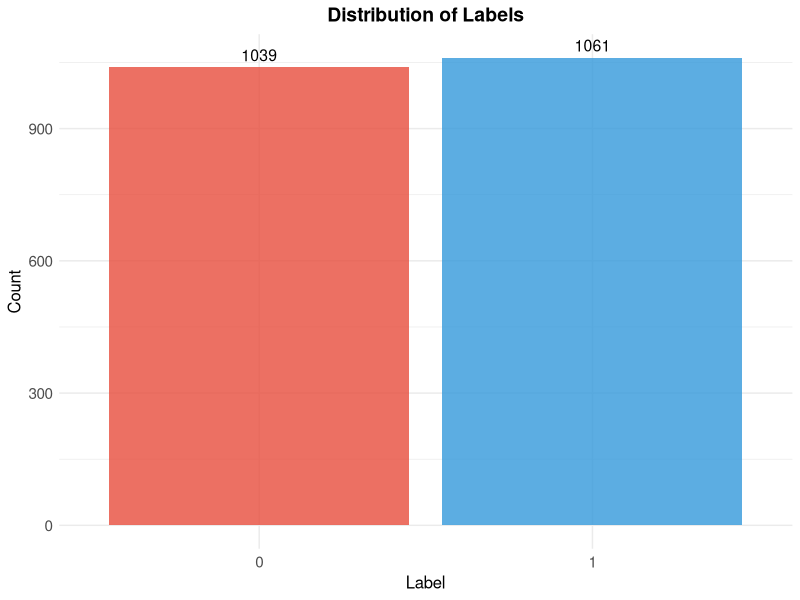
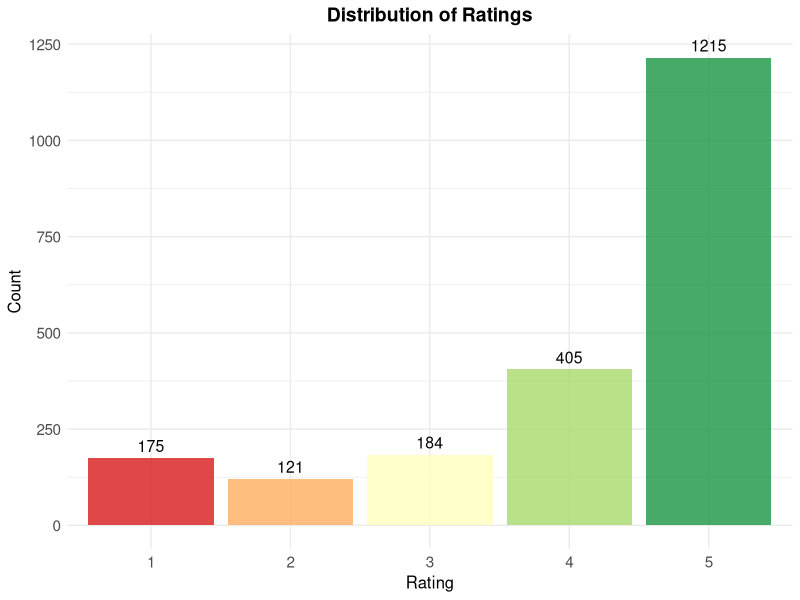
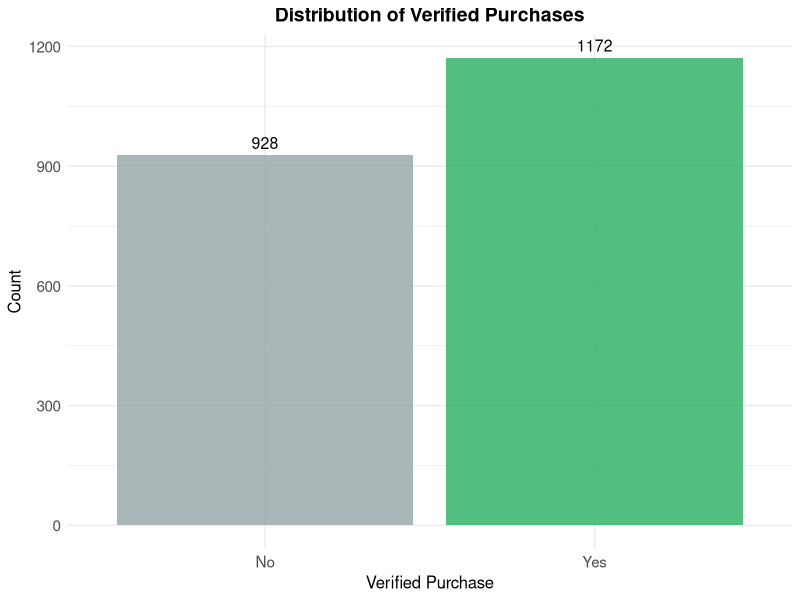
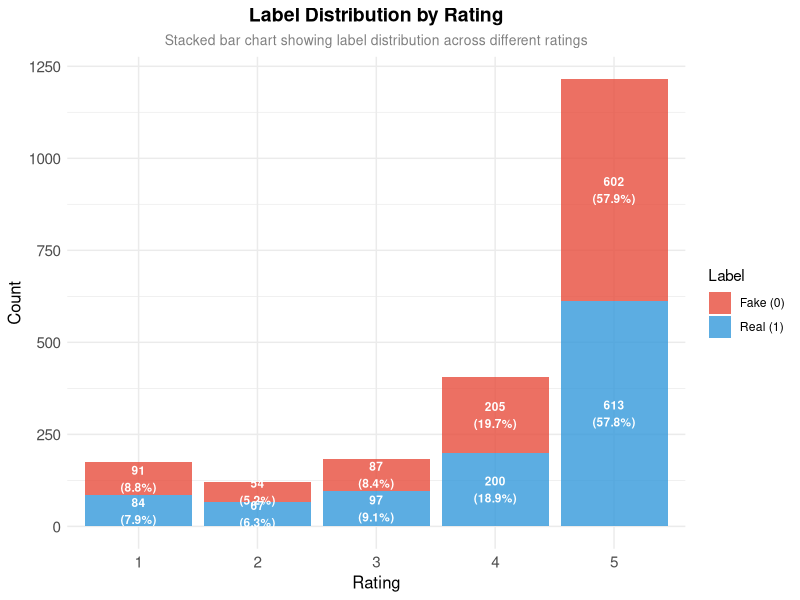
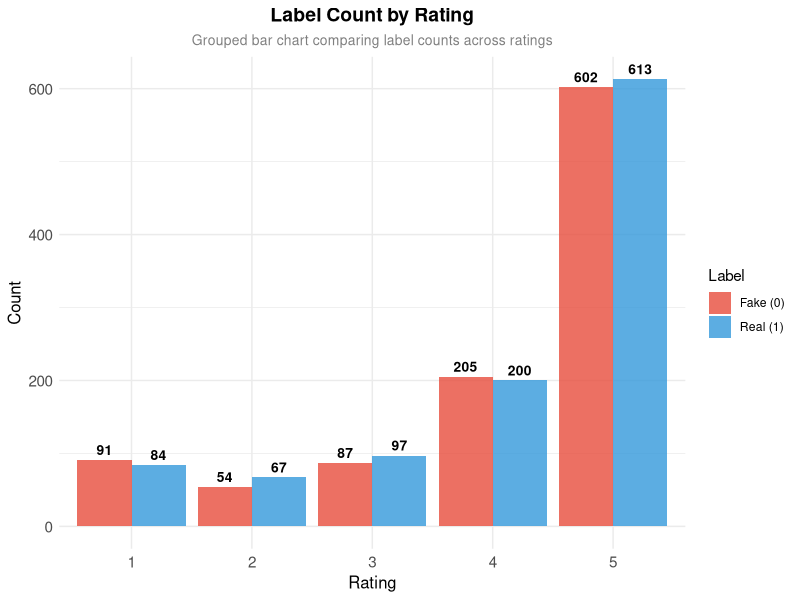
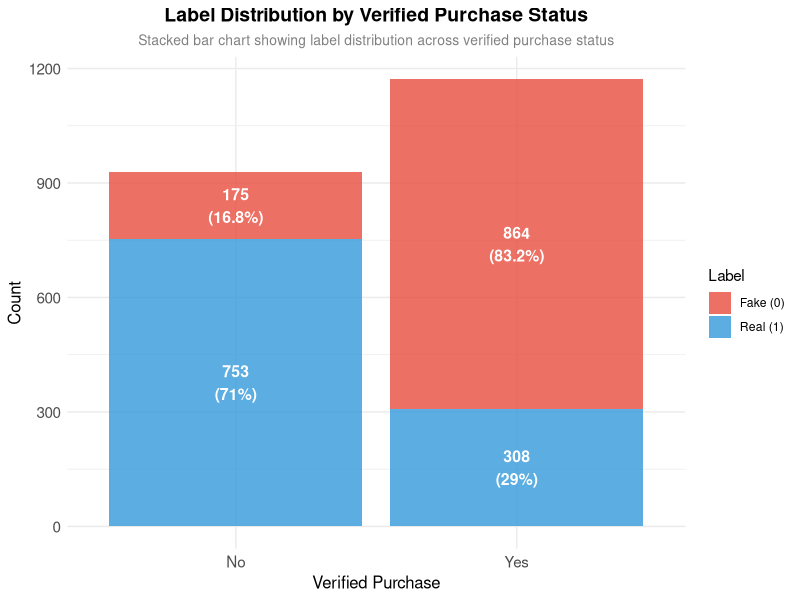
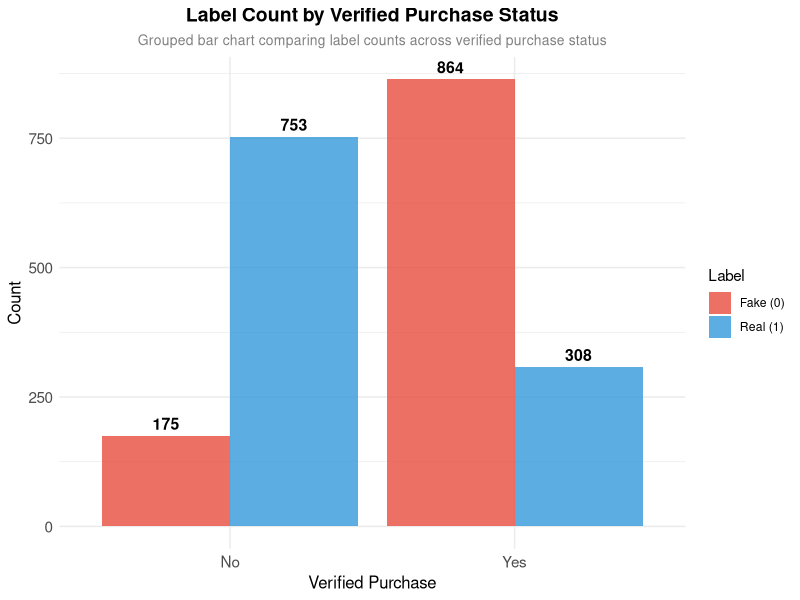
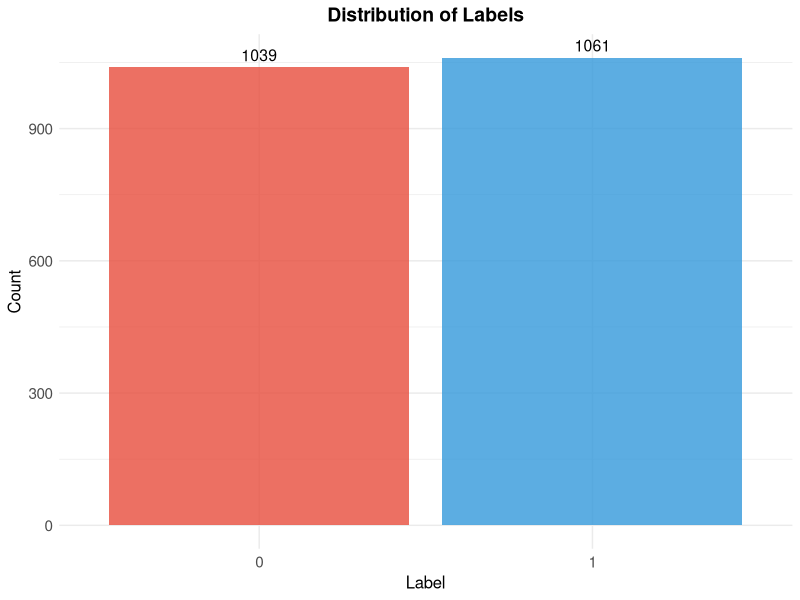

Reproduce these figures in R, in order.
# Data Preprocessing Script
# This script loads and preprocesses the Amazon reviews data
# Used by all model scripts

# Load required libraries
library(tm)
library(magrittr)
library(SnowballC)  # Required for stemDocument function
library(ggplot2)

# Load data
cat("Loading data...\n")
reviews <- read.csv('data_new.csv')

# Data preprocessing
cat("Preprocessing data...\n")
reviews$LABEL <- as.factor(ifelse(reviews$LABEL == '__label1__', 1, 0))
reviews$REVIEW_TITLE <- as.character(reviews$REVIEW_TITLE)
reviews$REVIEW_TEXT <- as.character(reviews$REVIEW_TEXT)
reviews$VERIFIED_PURCHASE <- as.numeric(ifelse(reviews$VERIFIED_PURCHASE == 'Y', 1, 0))
reviews$RATING <- factor(reviews$RATING, levels = sort(unique(reviews$RATING)))

# Create corpus and document-term matrix
cat("Creating document-term matrix...\n")
corpus <- VCorpus(VectorSource(reviews$REVIEW_TEXT)) %>% 
  tm_map(removeWords, stopwords()) %>% 
  tm_map(removePunctuation) %>%
  tm_map(removeNumbers) %>% 
  tm_map(content_transformer(tolower)) %>% 
  tm_map(stemDocument)

dtm <- DocumentTermMatrix(corpus)
dtm.cleaned <- removeSparseTerms(dtm, .9995)

# Combine with original data
reviews.corpus <- data.frame(reviews, as.matrix(dtm.cleaned))

# Visualize 
# Create figures directory if it doesn't exist
if (!dir.exists("figures")) {
  dir.create("figures")
}

cat("Generating data visualization plots...\n")

# 1. Distribution plots with improved styling
# a. LABEL distribution
ggplot(reviews.corpus, aes(x = LABEL, fill = LABEL)) +
  geom_bar(alpha = 0.8) +
  scale_fill_manual(values = c("0" = "#E74C3C", "1" = "#3498DB"), guide = "none") +
  labs(title = "Distribution of Labels",
       x = "Label", y = "Count") +
  theme_minimal() +
  theme(plot.title = element_text(hjust = 0.5, size = 14, face = "bold"),
        axis.text = element_text(size = 11),
        axis.title = element_text(size = 12)) +
  geom_text(stat = 'count', aes(label = ..count..), vjust = -0.5, size = 4)
ggsave("figures/data_preprocessing_label_distribution.png", width = 8, height = 6, dpi = 300)

# b. RATING distribution
ggplot(reviews.corpus, aes(x = RATING, fill = RATING)) +
  geom_bar(alpha = 0.8) +
  scale_fill_brewer(palette = "RdYlGn", guide = "none") +
  labs(title = "Distribution of Ratings",
       x = "Rating", y = "Count") +
  theme_minimal() +
  theme(plot.title = element_text(hjust = 0.5, size = 14, face = "bold"),
        axis.text = element_text(size = 11),
        axis.title = element_text(size = 12)) +
  geom_text(stat = 'count', aes(label = ..count..), vjust = -0.5, size = 4)
ggsave("figures/data_preprocessing_rating_distribution.png", width = 8, height = 6, dpi = 300)

# c. VERIFIED_PURCHASE distribution
reviews.corpus$VERIFIED_PURCHASE_FACTOR <- factor(reviews.corpus$VERIFIED_PURCHASE, 
                                                    levels = c(0, 1),
                                                    labels = c("No", "Yes"))
ggplot(reviews.corpus, aes(x = VERIFIED_PURCHASE_FACTOR, fill = VERIFIED_PURCHASE_FACTOR)) +
  geom_bar(alpha = 0.8) +
  scale_fill_manual(values = c("No" = "#95A5A6", "Yes" = "#27AE60"), guide = "none") +
  labs(title = "Distribution of Verified Purchases",
       x = "Verified Purchase", y = "Count") +
  theme_minimal() +
  theme(plot.title = element_text(hjust = 0.5, size = 14, face = "bold"),
        axis.text = element_text(size = 11),
        axis.title = element_text(size = 12)) +
  geom_text(stat = 'count', aes(label = ..count..), vjust = -0.5, size = 4)
ggsave("figures/data_preprocessing_verified_purchases_distribution.png", width = 8, height = 6, dpi = 300)

# 2. Relationship visualizations using appropriate chart types
# a. LABEL vs RATING: Stacked bar chart showing proportions
label_rating_data <- as.data.frame(table(reviews.corpus$LABEL, reviews.corpus$RATING))
names(label_rating_data) <- c("Label", "Rating", "Count")
label_rating_data$Label <- factor(label_rating_data$Label, levels = c("0", "1"), labels = c("Fake (0)", "Real (1)"))

# Calculate percentages for each label
label_totals <- aggregate(Count ~ Label, label_rating_data, sum)
label_rating_data$Percentage <- apply(label_rating_data, 1, function(x) {
  total <- label_totals[label_totals$Label == x["Label"], "Count"]
  round(as.numeric(x["Count"]) / total * 100, 1)
})

ggplot(label_rating_data, aes(x = Rating, y = Count, fill = Label)) +
  geom_bar(stat = "identity", position = "stack", alpha = 0.8) +
  scale_fill_manual(values = c("Fake (0)" = "#E74C3C", "Real (1)" = "#3498DB"),
                    name = "Label") +
  labs(title = "Label Distribution by Rating",
       x = "Rating", y = "Count",
       subtitle = "Stacked bar chart showing label distribution across different ratings") +
  theme_minimal() +
  theme(plot.title = element_text(hjust = 0.5, size = 14, face = "bold"),
        plot.subtitle = element_text(hjust = 0.5, size = 10, color = "gray50"),
        axis.text = element_text(size = 11),
        axis.title = element_text(size = 12),
        legend.position = "right") +
  geom_text(aes(label = paste0(Count, "\n(", Percentage, "%)")), 
            position = position_stack(vjust = 0.5), size = 3, color = "white", fontface = "bold")
ggsave("figures/data_preprocessing_label_rating_correlation.png", width = 10, height = 6, dpi = 300)

# b. LABEL vs RATING: Grouped bar chart for better comparison
ggplot(label_rating_data, aes(x = Rating, y = Count, fill = Label)) +
  geom_bar(stat = "identity", position = "dodge", alpha = 0.8) +
  scale_fill_manual(values = c("Fake (0)" = "#E74C3C", "Real (1)" = "#3498DB"),
                    name = "Label") +
  labs(title = "Label Count by Rating",
       x = "Rating", y = "Count",
       subtitle = "Grouped bar chart comparing label counts across ratings") +
  theme_minimal() +
  theme(plot.title = element_text(hjust = 0.5, size = 14, face = "bold"),
        plot.subtitle = element_text(hjust = 0.5, size = 10, color = "gray50"),
        axis.text = element_text(size = 11),
        axis.title = element_text(size = 12),
        legend.position = "right") +
  geom_text(aes(label = Count), position = position_dodge(width = 0.9), 
            vjust = -0.5, size = 3.5, fontface = "bold")
ggsave("figures/data_preprocessing_label_rating_grouped.png", width = 10, height = 6, dpi = 300)

# c. LABEL vs VERIFIED_PURCHASE: Stacked bar chart
label_verified_data <- as.data.frame(table(reviews.corpus$LABEL, reviews.corpus$VERIFIED_PURCHASE_FACTOR))
names(label_verified_data) <- c("Label", "VerifiedPurchase", "Count")
label_verified_data$Label <- factor(label_verified_data$Label, levels = c("0", "1"), labels = c("Fake (0)", "Real (1)"))

# Calculate percentages
verified_totals <- aggregate(Count ~ Label, label_verified_data, sum)
label_verified_data$Percentage <- apply(label_verified_data, 1, function(x) {
  total <- verified_totals[verified_totals$Label == x["Label"], "Count"]
  round(as.numeric(x["Count"]) / total * 100, 1)
})

ggplot(label_verified_data, aes(x = VerifiedPurchase, y = Count, fill = Label)) +
  geom_bar(stat = "identity", position = "stack", alpha = 0.8) +
  scale_fill_manual(values = c("Fake (0)" = "#E74C3C", "Real (1)" = "#3498DB"),
                    name = "Label") +
  labs(title = "Label Distribution by Verified Purchase Status",
       x = "Verified Purchase", y = "Count",
       subtitle = "Stacked bar chart showing label distribution across verified purchase status") +
  theme_minimal() +
  theme(plot.title = element_text(hjust = 0.5, size = 14, face = "bold"),
        plot.subtitle = element_text(hjust = 0.5, size = 10, color = "gray50"),
        axis.text = element_text(size = 11),
        axis.title = element_text(size = 12),
        legend.position = "right") +
  geom_text(aes(label = paste0(Count, "\n(", Percentage, "%)")), 
            position = position_stack(vjust = 0.5), size = 4, color = "white", fontface = "bold")
ggsave("figures/data_preprocessing_label_verified_purchases_correlation.png", width = 8, height = 6, dpi = 300)

# d. LABEL vs VERIFIED_PURCHASE: Grouped bar chart
ggplot(label_verified_data, aes(x = VerifiedPurchase, y = Count, fill = Label)) +
  geom_bar(stat = "identity", position = "dodge", alpha = 0.8) +
  scale_fill_manual(values = c("Fake (0)" = "#E74C3C", "Real (1)" = "#3498DB"),
                    name = "Label") +
  labs(title = "Label Count by Verified Purchase Status",
       x = "Verified Purchase", y = "Count",
       subtitle = "Grouped bar chart comparing label counts across verified purchase status") +
  theme_minimal() +
  theme(plot.title = element_text(hjust = 0.5, size = 14, face = "bold"),
        plot.subtitle = element_text(hjust = 0.5, size = 10, color = "gray50"),
        axis.text = element_text(size = 11),
        axis.title = element_text(size = 12),
        legend.position = "right") +
  geom_text(aes(label = Count), position = position_dodge(width = 0.9), 
            vjust = -0.5, size = 4, fontface = "bold")
ggsave("figures/data_preprocessing_label_verified_purchases_grouped.png", width = 8, height = 6, dpi = 300)

cat("Data visualization plots saved to figures/ directory.\n")


# Split data
set.seed(245)
train <- sample(nrow(reviews.corpus), .75 * nrow(reviews.corpus))
reviews.train <- reviews.corpus[train,]
reviews.test <- reviews.corpus[-train,]

cat("Data preprocessing complete.\n")
cat("Training set size:", nrow(reviews.train), "\n")
cat("Test set size:", nrow(reviews.test), "\n")
cat("Total features:", ncol(reviews.corpus), "\n")
